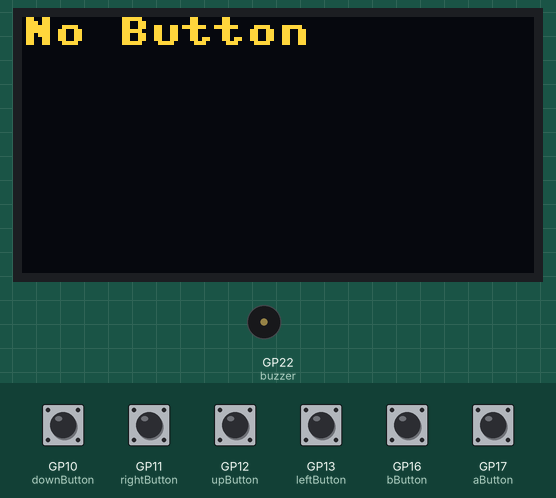
Recording of a program running on a simulated Raspberry Pi Pico running MicroPython. Shown: 128×64 one-colour display, buzzer (waves = sounding). Inputs (shaded band) come from the test bench; at power-on: GP10 (downButton), GP11 (rightButton), GP12 (upButton), GP13 (leftButton), GP16 (bButton), GP17 (aButton) HIGH. The OLED is the two-colour kind (top 16 rows yellow).

Above: at 1.2 s.
1.3 s: GP10 (downButton) pulled LOW for 1.25 s
At 3.0 s:
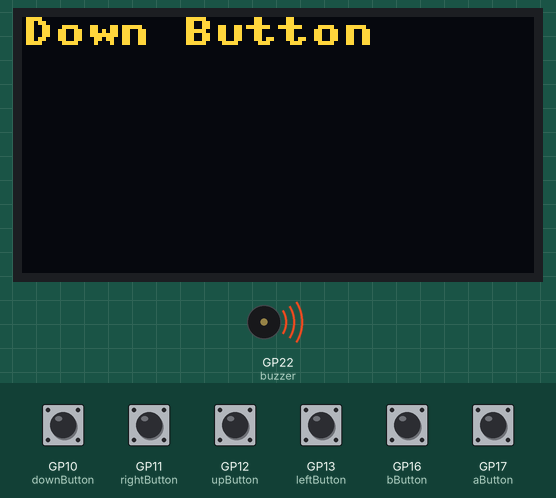
4.7 s: GP11 (rightButton) pulled LOW for 1.25 s
At 5.9 s:
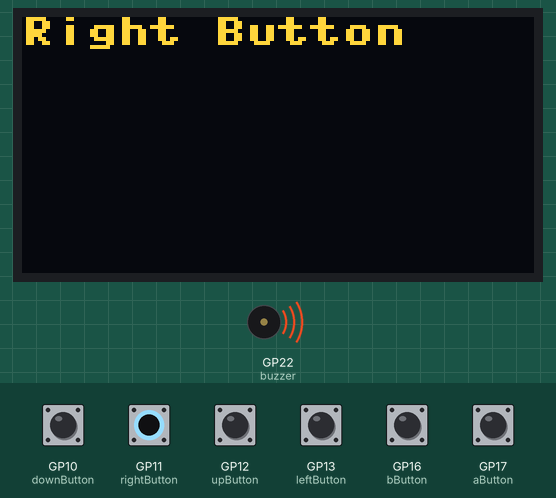
7.8 s: GP12 (upButton) pulled LOW for 1.25 s
At 8.7 s:
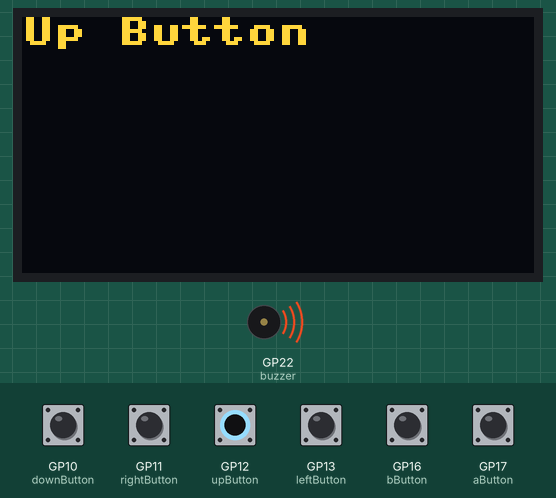
11.0 s: GP13 (leftButton) pulled LOW for 1.25 s
At 12.4 s:
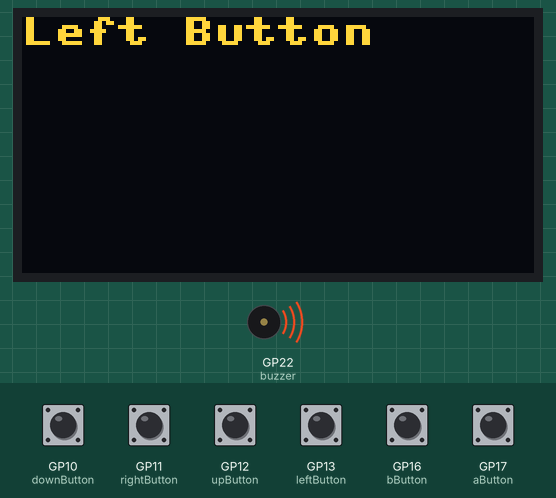
14.1 s: GP16 (bButton) pulled LOW for 1.25 s
At 15.4 s:
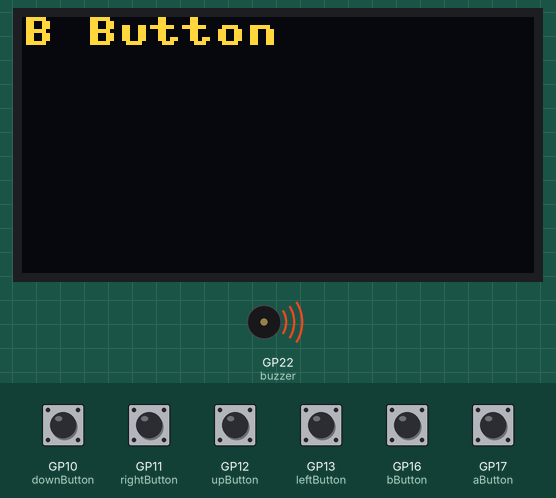
17.2 s: GP17 (aButton) pulled LOW for 1.25 s
At 19.5 s:
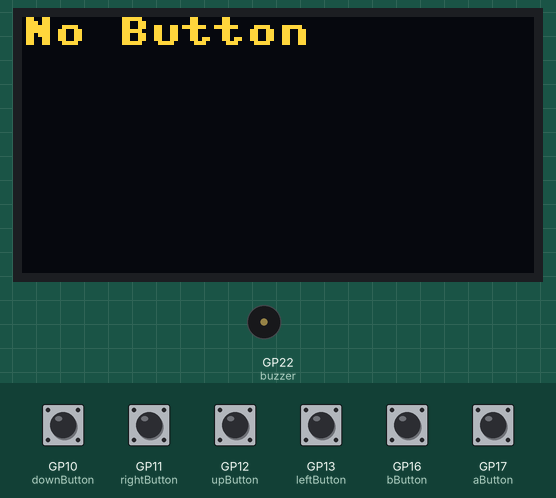
Timing chart, 0 to 21.0 s (numbered marks = the images above; inputs shaded):
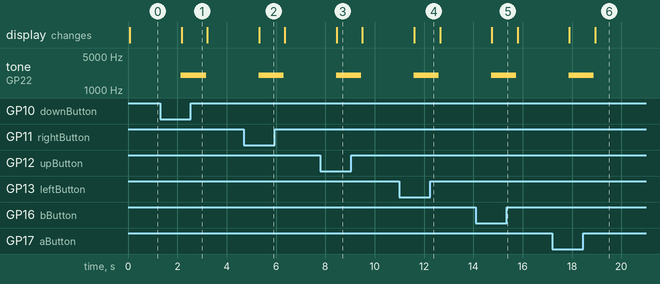

The program:

FullHardwareTest.py
```python
import time
from machine import Pin, I2C, PWM
from ssd1306 import SSD1306_I2C

#-----------------------------------------------------------------
class Button:
    def __init__(self, pinNo):
        self.button = Pin(pinNo, Pin.IN, Pin.PULL_UP)

    def isPressed(self):
        if (self.button.value() == 0):
            return True
        else:
            return False
#-----------------------------------------------------------------

upButton = Button(12)
downButton = Button(10)
leftButton = Button(13)
rightButton = Button(11)
aButton = Button(17)
bButton = Button(16)

#-----------------------------------------------------------------

i2c = I2C(1, sda=Pin(26), scl=Pin(27), freq=400000) # get the I2C address

oled = SSD1306_I2C(128, 64, i2c)

#-----------------------------------------------------------------

buzzer = PWM(Pin(22))
buzzer.freq(2000)
buzzer.duty_u16(0)     # turned off to start

#-----------------------------------------------------------------

oled.fill(0)
oled.show()

while(1):
    if (upButton.isPressed()):
        oled.text("Up Button", 0, 0)
        buzzer.duty_u16(1000)            # turn the buzzer on at max volume
    elif (downButton.isPressed()):
        oled.text("Down Button", 0, 0)
        buzzer.duty_u16(1000)            # turn the buzzer on at max volume
    elif (leftButton.isPressed()):
        oled.text("Left Button", 0, 0)
        buzzer.duty_u16(1000)            # turn the buzzer on at max volume
    elif (rightButton.isPressed()):
        oled.text("Right Button", 0, 0)
        buzzer.duty_u16(1000)            # turn the buzzer on at max volume
    elif (aButton.isPressed()):
        oled.text("A Button", 0, 0)
        buzzer.duty_u16(1000)            # turn the buzzer on at max volume
    elif (bButton.isPressed()):
        oled.text("B Button", 0, 0)
        buzzer.duty_u16(1000)            # turn the buzzer on at max volume
    else:
        oled.text("No Button", 0, 0)

    oled.show()
    time.sleep(1)
    buzzer.duty_u16(0)  # turn the buzzer off
    oled.fill(0)        # clear the screen
    oled.show()
```

Measured:
- after the input at 1.3 s, tone on GP22 (buzzer): silent → 2000 Hz after 0.85 s, → silent 1.0 s later; the display: changes after 0.87 s (image 1)
- after the input at 4.7 s, tone on GP22 (buzzer): silent → 2000 Hz after 0.59 s, → silent 1.0 s later; the display: changes after 0.61 s (image 2)
- after the input at 7.8 s, tone on GP22 (buzzer): silent → 2000 Hz after 0.63 s, → silent 1.0 s later; the display: changes after 0.66 s (image 3)
- after the input at 11.0 s, tone on GP22 (buzzer): silent → 2000 Hz after 0.58 s, → silent 1.0 s later; the display: changes after 0.60 s (image 4)
- after the input at 14.1 s, tone on GP22 (buzzer): silent → 2000 Hz after 0.62 s, → silent 1.0 s later; the display: changes after 0.65 s (image 5)
- after the input at 17.2 s, tone on GP22 (buzzer): silent → 2000 Hz after 0.67 s, → silent 1.0 s later; the display: first changes after 0.69 s (image 6 shows a later state)
